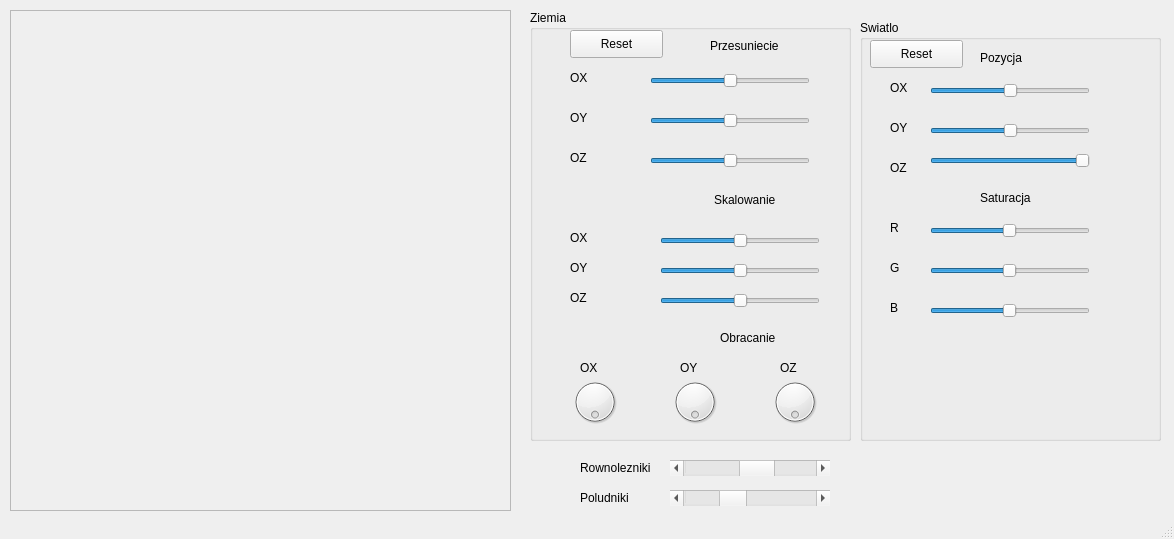
<?xml version="1.0" encoding="UTF-8"?>
<ui version="4.0">
 <class>MyWindow</class>
 <widget class="QMainWindow" name="MyWindow">
  <property name="geometry">
   <rect>
    <x>0</x>
    <y>0</y>
    <width>1174</width>
    <height>539</height>
   </rect>
  </property>
  <property name="windowTitle">
   <string>MyWindow</string>
  </property>
  <widget class="QWidget" name="centralWidget">
   <widget class="QFrame" name="rysujFrame">
    <property name="geometry">
     <rect>
      <x>10</x>
      <y>10</y>
      <width>501</width>
      <height>501</height>
     </rect>
    </property>
    <property name="frameShape">
     <enum>QFrame::StyledPanel</enum>
    </property>
    <property name="frameShadow">
     <enum>QFrame::Raised</enum>
    </property>
   </widget>
   <widget class="QGroupBox" name="groupBox">
    <property name="geometry">
     <rect>
      <x>530</x>
      <y>10</y>
      <width>321</width>
      <height>431</height>
     </rect>
    </property>
    <property name="title">
     <string>Ziemia</string>
    </property>
    <widget class="QPushButton" name="pushButton">
     <property name="geometry">
      <rect>
       <x>40</x>
       <y>20</y>
       <width>93</width>
       <height>28</height>
      </rect>
     </property>
     <property name="text">
      <string>Reset</string>
     </property>
    </widget>
    <widget class="QSlider" name="horizontalSlider_4">
     <property name="geometry">
      <rect>
       <x>130</x>
       <y>220</y>
       <width>160</width>
       <height>22</height>
      </rect>
     </property>
     <property name="maximum">
      <number>500</number>
     </property>
     <property name="value">
      <number>250</number>
     </property>
     <property name="orientation">
      <enum>Qt::Horizontal</enum>
     </property>
    </widget>
    <widget class="QLabel" name="label_2">
     <property name="geometry">
      <rect>
       <x>40</x>
       <y>100</y>
       <width>61</width>
       <height>16</height>
      </rect>
     </property>
     <property name="text">
      <string>OY</string>
     </property>
    </widget>
    <widget class="QLabel" name="label_7">
     <property name="geometry">
      <rect>
       <x>40</x>
       <y>250</y>
       <width>61</width>
       <height>16</height>
      </rect>
     </property>
     <property name="text">
      <string>OY</string>
     </property>
    </widget>
    <widget class="QSlider" name="horizontalSlider_6">
     <property name="geometry">
      <rect>
       <x>130</x>
       <y>280</y>
       <width>160</width>
       <height>22</height>
      </rect>
     </property>
     <property name="maximum">
      <number>500</number>
     </property>
     <property name="value">
      <number>250</number>
     </property>
     <property name="orientation">
      <enum>Qt::Horizontal</enum>
     </property>
    </widget>
    <widget class="QLabel" name="label_12">
     <property name="geometry">
      <rect>
       <x>250</x>
       <y>350</y>
       <width>61</width>
       <height>16</height>
      </rect>
     </property>
     <property name="text">
      <string>OZ</string>
     </property>
    </widget>
    <widget class="QDial" name="dial_2">
     <property name="geometry">
      <rect>
       <x>140</x>
       <y>360</y>
       <width>50</width>
       <height>64</height>
      </rect>
     </property>
     <property name="maximum">
      <number>359</number>
     </property>
     <property name="wrapping">
      <bool>true</bool>
     </property>
    </widget>
    <widget class="QLabel" name="label_5">
     <property name="geometry">
      <rect>
       <x>184</x>
       <y>180</y>
       <width>71</width>
       <height>20</height>
      </rect>
     </property>
     <property name="text">
      <string>Skalowanie</string>
     </property>
    </widget>
    <widget class="QDial" name="dial_3">
     <property name="geometry">
      <rect>
       <x>240</x>
       <y>360</y>
       <width>50</width>
       <height>64</height>
      </rect>
     </property>
     <property name="maximum">
      <number>359</number>
     </property>
     <property name="wrapping">
      <bool>true</bool>
     </property>
    </widget>
    <widget class="QSlider" name="horizontalSlider_5">
     <property name="geometry">
      <rect>
       <x>130</x>
       <y>250</y>
       <width>160</width>
       <height>22</height>
      </rect>
     </property>
     <property name="maximum">
      <number>500</number>
     </property>
     <property name="value">
      <number>250</number>
     </property>
     <property name="orientation">
      <enum>Qt::Horizontal</enum>
     </property>
    </widget>
    <widget class="QLabel" name="label">
     <property name="geometry">
      <rect>
       <x>180</x>
       <y>20</y>
       <width>71</width>
       <height>31</height>
      </rect>
     </property>
     <property name="text">
      <string>Przesuniecie</string>
     </property>
    </widget>
    <widget class="QLabel" name="label_10">
     <property name="geometry">
      <rect>
       <x>50</x>
       <y>350</y>
       <width>61</width>
       <height>16</height>
      </rect>
     </property>
     <property name="text">
      <string>OX</string>
     </property>
    </widget>
    <widget class="QLabel" name="label_4">
     <property name="geometry">
      <rect>
       <x>40</x>
       <y>140</y>
       <width>61</width>
       <height>16</height>
      </rect>
     </property>
     <property name="text">
      <string>OZ</string>
     </property>
    </widget>
    <widget class="QLabel" name="label_11">
     <property name="geometry">
      <rect>
       <x>150</x>
       <y>350</y>
       <width>61</width>
       <height>16</height>
      </rect>
     </property>
     <property name="text">
      <string>OY</string>
     </property>
    </widget>
    <widget class="QLabel" name="label_6">
     <property name="geometry">
      <rect>
       <x>40</x>
       <y>220</y>
       <width>61</width>
       <height>16</height>
      </rect>
     </property>
     <property name="text">
      <string>OX</string>
     </property>
    </widget>
    <widget class="QSlider" name="horizontalSlider_2">
     <property name="geometry">
      <rect>
       <x>120</x>
       <y>100</y>
       <width>160</width>
       <height>22</height>
      </rect>
     </property>
     <property name="maximum">
      <number>500</number>
     </property>
     <property name="value">
      <number>250</number>
     </property>
     <property name="orientation">
      <enum>Qt::Horizontal</enum>
     </property>
    </widget>
    <widget class="QLabel" name="label_8">
     <property name="geometry">
      <rect>
       <x>40</x>
       <y>280</y>
       <width>61</width>
       <height>16</height>
      </rect>
     </property>
     <property name="text">
      <string>OZ</string>
     </property>
    </widget>
    <widget class="QLabel" name="label_3">
     <property name="geometry">
      <rect>
       <x>40</x>
       <y>60</y>
       <width>61</width>
       <height>16</height>
      </rect>
     </property>
     <property name="text">
      <string>OX</string>
     </property>
    </widget>
    <widget class="QDial" name="dial">
     <property name="geometry">
      <rect>
       <x>40</x>
       <y>360</y>
       <width>50</width>
       <height>64</height>
      </rect>
     </property>
     <property name="maximum">
      <number>359</number>
     </property>
     <property name="singleStep">
      <number>1</number>
     </property>
     <property name="tracking">
      <bool>true</bool>
     </property>
     <property name="wrapping">
      <bool>true</bool>
     </property>
    </widget>
    <widget class="QSlider" name="horizontalSlider_3">
     <property name="geometry">
      <rect>
       <x>120</x>
       <y>140</y>
       <width>160</width>
       <height>22</height>
      </rect>
     </property>
     <property name="maximum">
      <number>500</number>
     </property>
     <property name="value">
      <number>250</number>
     </property>
     <property name="orientation">
      <enum>Qt::Horizontal</enum>
     </property>
    </widget>
    <widget class="QSlider" name="horizontalSlider">
     <property name="geometry">
      <rect>
       <x>120</x>
       <y>60</y>
       <width>160</width>
       <height>22</height>
      </rect>
     </property>
     <property name="maximum">
      <number>500</number>
     </property>
     <property name="value">
      <number>250</number>
     </property>
     <property name="orientation">
      <enum>Qt::Horizontal</enum>
     </property>
    </widget>
    <widget class="QLabel" name="label_9">
     <property name="geometry">
      <rect>
       <x>190</x>
       <y>320</y>
       <width>71</width>
       <height>16</height>
      </rect>
     </property>
     <property name="text">
      <string>Obracanie</string>
     </property>
    </widget>
   </widget>
   <widget class="QGroupBox" name="groupBox_2">
    <property name="geometry">
     <rect>
      <x>860</x>
      <y>20</y>
      <width>301</width>
      <height>421</height>
     </rect>
    </property>
    <property name="title">
     <string>Swiatlo</string>
    </property>
    <widget class="QLabel" name="label_13">
     <property name="geometry">
      <rect>
       <x>120</x>
       <y>30</y>
       <width>55</width>
       <height>16</height>
      </rect>
     </property>
     <property name="text">
      <string>Pozycja</string>
     </property>
    </widget>
    <widget class="QLabel" name="label_26">
     <property name="geometry">
      <rect>
       <x>30</x>
       <y>60</y>
       <width>61</width>
       <height>16</height>
      </rect>
     </property>
     <property name="text">
      <string>OX</string>
     </property>
    </widget>
    <widget class="QLabel" name="label_27">
     <property name="geometry">
      <rect>
       <x>30</x>
       <y>100</y>
       <width>61</width>
       <height>16</height>
      </rect>
     </property>
     <property name="text">
      <string>OY</string>
     </property>
    </widget>
    <widget class="QLabel" name="label_28">
     <property name="geometry">
      <rect>
       <x>30</x>
       <y>140</y>
       <width>61</width>
       <height>16</height>
      </rect>
     </property>
     <property name="text">
      <string>OZ</string>
     </property>
    </widget>
    <widget class="QLabel" name="label_29">
     <property name="geometry">
      <rect>
       <x>120</x>
       <y>170</y>
       <width>61</width>
       <height>16</height>
      </rect>
     </property>
     <property name="text">
      <string>Saturacja</string>
     </property>
    </widget>
    <widget class="QSlider" name="horizontalSlider_13">
     <property name="geometry">
      <rect>
       <x>70</x>
       <y>200</y>
       <width>160</width>
       <height>22</height>
      </rect>
     </property>
     <property name="maximum">
      <number>255</number>
     </property>
     <property name="value">
      <number>127</number>
     </property>
     <property name="orientation">
      <enum>Qt::Horizontal</enum>
     </property>
    </widget>
    <widget class="QSlider" name="horizontalSlider_14">
     <property name="geometry">
      <rect>
       <x>70</x>
       <y>240</y>
       <width>160</width>
       <height>22</height>
      </rect>
     </property>
     <property name="maximum">
      <number>255</number>
     </property>
     <property name="value">
      <number>127</number>
     </property>
     <property name="orientation">
      <enum>Qt::Horizontal</enum>
     </property>
    </widget>
    <widget class="QSlider" name="horizontalSlider_15">
     <property name="geometry">
      <rect>
       <x>70</x>
       <y>280</y>
       <width>160</width>
       <height>22</height>
      </rect>
     </property>
     <property name="maximum">
      <number>255</number>
     </property>
     <property name="value">
      <number>127</number>
     </property>
     <property name="orientation">
      <enum>Qt::Horizontal</enum>
     </property>
    </widget>
    <widget class="QLabel" name="label_30">
     <property name="geometry">
      <rect>
       <x>30</x>
       <y>200</y>
       <width>61</width>
       <height>16</height>
      </rect>
     </property>
     <property name="text">
      <string>R</string>
     </property>
    </widget>
    <widget class="QLabel" name="label_31">
     <property name="geometry">
      <rect>
       <x>30</x>
       <y>240</y>
       <width>61</width>
       <height>16</height>
      </rect>
     </property>
     <property name="text">
      <string>G</string>
     </property>
    </widget>
    <widget class="QLabel" name="label_32">
     <property name="geometry">
      <rect>
       <x>30</x>
       <y>280</y>
       <width>61</width>
       <height>16</height>
      </rect>
     </property>
     <property name="text">
      <string>B</string>
     </property>
    </widget>
    <widget class="QSlider" name="horizontalSlider_16">
     <property name="geometry">
      <rect>
       <x>70</x>
       <y>60</y>
       <width>160</width>
       <height>22</height>
      </rect>
     </property>
     <property name="maximum">
      <number>1000</number>
     </property>
     <property name="value">
      <number>500</number>
     </property>
     <property name="orientation">
      <enum>Qt::Horizontal</enum>
     </property>
    </widget>
    <widget class="QSlider" name="horizontalSlider_17">
     <property name="geometry">
      <rect>
       <x>70</x>
       <y>100</y>
       <width>160</width>
       <height>22</height>
      </rect>
     </property>
     <property name="maximum">
      <number>1000</number>
     </property>
     <property name="value">
      <number>500</number>
     </property>
     <property name="orientation">
      <enum>Qt::Horizontal</enum>
     </property>
    </widget>
    <widget class="QSlider" name="horizontalSlider_18">
     <property name="geometry">
      <rect>
       <x>70</x>
       <y>130</y>
       <width>160</width>
       <height>22</height>
      </rect>
     </property>
     <property name="maximum">
      <number>1000</number>
     </property>
     <property name="value">
      <number>1000</number>
     </property>
     <property name="orientation">
      <enum>Qt::Horizontal</enum>
     </property>
    </widget>
    <widget class="QPushButton" name="pushButton_3">
     <property name="geometry">
      <rect>
       <x>10</x>
       <y>20</y>
       <width>93</width>
       <height>28</height>
      </rect>
     </property>
     <property name="text">
      <string>Reset</string>
     </property>
    </widget>
   </widget>
   <widget class="QScrollBar" name="horizontalScrollBar">
    <property name="geometry">
     <rect>
      <x>670</x>
      <y>460</y>
      <width>160</width>
      <height>16</height>
     </rect>
    </property>
    <property name="minimum">
     <number>2</number>
    </property>
    <property name="maximum">
     <number>30</number>
    </property>
    <property name="value">
     <number>18</number>
    </property>
    <property name="orientation">
     <enum>Qt::Horizontal</enum>
    </property>
   </widget>
   <widget class="QLabel" name="label_14">
    <property name="geometry">
     <rect>
      <x>580</x>
      <y>460</y>
      <width>81</width>
      <height>16</height>
     </rect>
    </property>
    <property name="text">
     <string>Rownolezniki</string>
    </property>
   </widget>
   <widget class="QLabel" name="label_15">
    <property name="geometry">
     <rect>
      <x>580</x>
      <y>490</y>
      <width>71</width>
      <height>16</height>
     </rect>
    </property>
    <property name="text">
     <string>Poludniki</string>
    </property>
   </widget>
   <widget class="QScrollBar" name="horizontalScrollBar_2">
    <property name="geometry">
     <rect>
      <x>670</x>
      <y>490</y>
      <width>160</width>
      <height>16</height>
     </rect>
    </property>
    <property name="minimum">
     <number>3</number>
    </property>
    <property name="maximum">
     <number>100</number>
    </property>
    <property name="value">
     <number>36</number>
    </property>
    <property name="orientation">
     <enum>Qt::Horizontal</enum>
    </property>
   </widget>
  </widget>
  <widget class="QStatusBar" name="statusBar"/>
  <action name="actionPierwszy">
   <property name="text">
    <string>Pierwszy</string>
   </property>
  </action>
  <action name="actionDrugi">
   <property name="text">
    <string>Drugi</string>
   </property>
  </action>
 </widget>
 <layoutdefault spacing="6" margin="11"/>
 <resources/>
 <connections/>
</ui>
